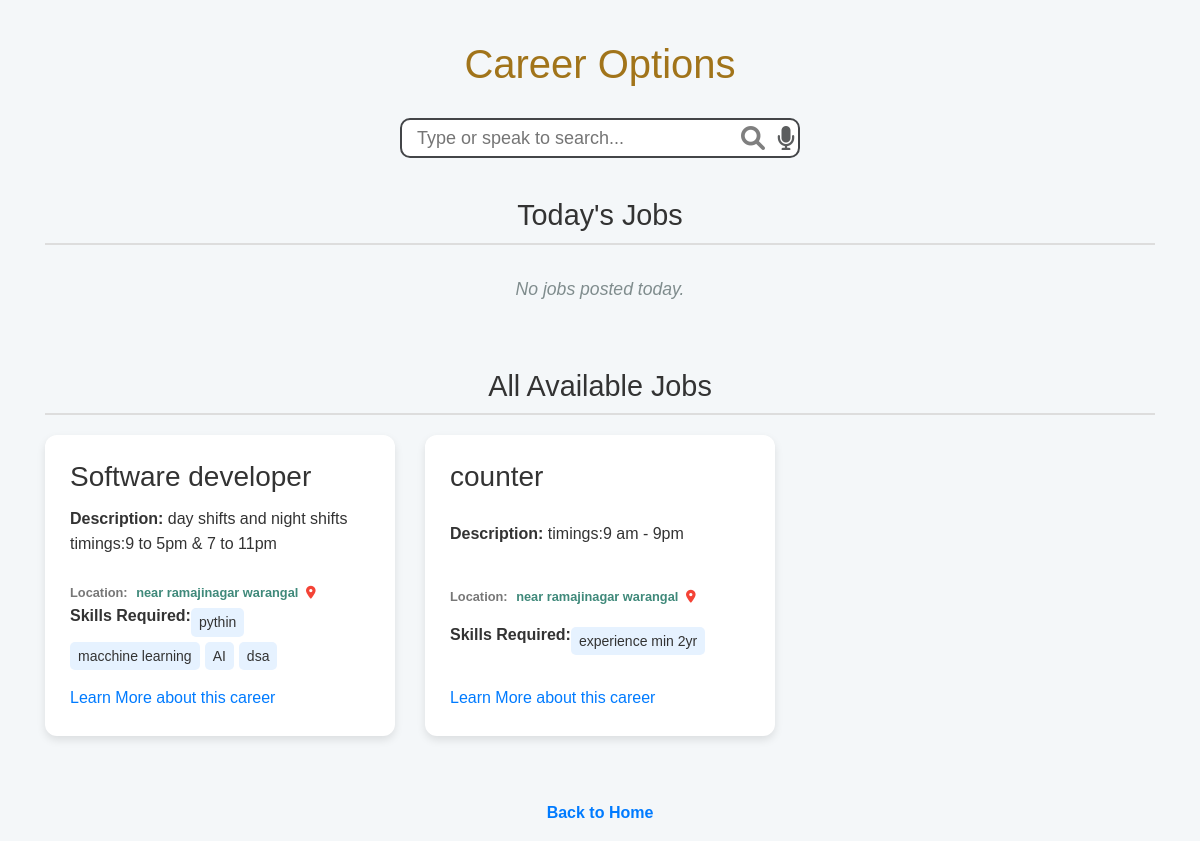
The app's page /career_options with its own data.
### tables this page shows
CREATE TABLE career_options (
            id INTEGER PRIMARY KEY AUTOINCREMENT,
            name TEXT NOT NULL,
            description TEXT NOT NULL,
            learn_more TEXT NOT NULL,
            skills_required TEXT,
            application_form_url TEXT,
            is_vacant INTEGER DEFAULT 1,
            total_labour_vacancy INTEGER DEFAULT 0,
            posted_by TEXT,
            posted_date DATETIME DEFAULT CURRENT_TIMESTAMP
        );

CREATE TABLE admin_profiles (
            username TEXT PRIMARY KEY,
            shop_name TEXT,
            total_labour_vacancy INTEGER,
            total_staff INTEGER,
            location TEXT,
            hand_based_salary TEXT,
            incentives TEXT,
            branches TEXT,
            contact_info TEXT,
            written_test TEXT,
            FOREIGN KEY(username) REFERENCES users(username)
        );

### app.py (the view)
@app.route('/career_options')
def career_options():
    db = get_db()
    search_query = request.args.get('query', '').strip().lower()
    today = date.today().isoformat()
    todays_jobs_query = """
        SELECT c.*, ap.shop_name, ap.location, ap.contact_info
        FROM career_options c
        LEFT JOIN admin_profiles ap ON c.posted_by = ap.username
        WHERE c.is_vacant = 1 AND DATE(c.posted_date) = ?
        ORDER BY c.name ASC
    """
    todays_jobs = db.execute(todays_jobs_query, (today,)).fetchall()
    all_jobs_query = """
        SELECT c.*, ap.shop_name, ap.location, ap.contact_info
        FROM career_options c
        LEFT JOIN admin_profiles ap ON c.posted_by = ap.username
        WHERE c.is_vacant = 1
    """
    params = []
    if search_query:
        all_jobs_query += " AND (LOWER(c.name) LIKE ? OR LOWER(c.skills_required) LIKE ? OR LOWER(c.description) LIKE ?)"
        like_pattern = f"%{search_query}%"
        params.extend([like_pattern, like_pattern, like_pattern])
    all_jobs_query += " ORDER BY c.name ASC"
    jobs = db.execute(all_jobs_query, params).fetchall()
    available_skills = {}
    return render_template(
        'career_options.html',
        todays_jobs=todays_jobs,
        jobs=jobs,
        available_skills=available_skills,
        search_query=search_query
    )

### app.py (called while the page is built)
def get_db():
    db = getattr(g, '_database', None)
    if db is None:
        db = g._database = sqlite3.connect(DATABASE)
    db.row_factory = sqlite3.Row
    return db

@app.teardown_appcontext
def close_connection(exception):
    db = getattr(g, '_database', None)
    if db:
        db.close()

### templates/career_options.html (shortened to what this page needs)
<!DOCTYPE html>
<html lang="en">
<head>
    <link rel="stylesheet" href="https://stackpath.bootstrapcdn.com/bootstrap/4.5.2/css/bootstrap.min.css">
    <link rel="stylesheet" href="https://cdnjs.cloudflare.com/ajax/libs/font-awesome/6.0.0/css/all.min.css">
    <link rel="stylesheet" href="{{ url_for('static', filename='career.css') }}">
</head>
<body>
    <div class="container">
        <h1 class="page-title">Career Options</h1>
        <div class="search-container">
            <div class="search-input-wrapper">
                <input type="text" id="career-search" placeholder="Type or speak to search...">
                <i class="fa-solid fa-magnifying-glass search-icon" id="search-icon" onclick="searchCareer()"></i>
                <i class="fa-solid fa-microphone voice-icon" id="voice-icon" onclick="startVoiceSearch()"></i>
            </div>
        </div>
        <div class="job-section">
            <h2 class="section-title today">Today's Jobs</h2>
            <div class="job-list">
                {% if todays_jobs %}
                    {% for job in todays_jobs %}
                        <div class="job-card">
                            <h3 class="job-title">{{ job['name'] }}</h3>
                            <p class="job-description">{{ job['description'] }}</p>
                            <p class="job-meta">
                                <strong>Location:</strong>
                                {% if job['location'] %}
                                    <a href="https://www.google.com/maps/search/{{ job['location'] | urlencode }}"
                                       target="_blank"
                                       class="map-link">
                                       {{ job['location'] }} <i class="fas fa-map-marker-alt"></i>
                                    </a>
                                {% else %}
                                    N/A
                                {% endif %}
                                | <strong>Vacancies:</strong> {{ job['total_labour_vacancy'] }}
                            </p>
                            {% if job.application_form_url %}
                                <a href="{{ job.application_form_url }}" class="apply-button" target="_blank">Apply Here 📝</a>
                            {% else %}
                                <a href="{{ url_for('apply', job_id=job.id) }}" class="apply-button">Apply Now 📝</a>
                            {% endif %}
                        </div>
                    {% endfor %}
                {% else %}
                    <p class="no-jobs">No jobs posted today.</p>
                {% endif %}
            </div>
        </div>
        <div class="job-section">
            <h2 class="section-title all-jobs">All Available Jobs</h2>
            <div class="row">
                {% if jobs %}
                    {% for job in jobs %}
                        <div class="col-lg-4 col-md-6 col-12 mb-4">
                            <div class="career-card h-100">
                                <h3 class="card-title">{{ job.name }}</h3>
                                <p class="card-description"><strong>Description:</strong> {{ job.description }}</p>
                                <p class="job-meta">
                                    <strong>Location:</strong>
                                    {% if job['location'] %}
                                        <a href="https://www.google.com/maps/search/{{ job['location'] | urlencode }}"
                                           target="_blank"
                                           class="map-link">
                                           {{ job['location'] }} <i class="fas fa-map-marker-alt"></i>
                                        </a>
                                    {% else %}
                                        N/A
                                    {% endif %}
                                </p>
                                <p class="skills-list"><strong>Skills Required:</strong>
                                    {% for skill in job.skills_required.split(',') %}
                                        {% if skill.strip() %}
                                            <span class="skill-item">{{ skill.strip() }}</span>
                                        {% endif %}
                                    {% endfor %}
                                </p>
                                <a href="{{ url_for('career_guidance', job_name=job.name) }}" class="career-link">Learn More about this career</a>
                            </div>
                        </div>
                    {% endfor %}
                {% else %}
                    <div class="col-12">
                        <p class="no-jobs">No career options found. Try searching for something else.</p>
                    </div>
                {% endif %}
            </div>
        </div>
        <p class="back-to-home"><a href="/">Back to Home</a></p>
    </div>
</body>
</html>

### static/career.css (style rules this page uses)
body { font-family: Arial, sans-serif; background-color: #f4f7f9; color: #333; line-height: 1.6; margin: 0; padding: 0; }
h1 { text-align: center; color: #a1741a; margin-top: 40px; margin-bottom: 30px; font-size: 40px; }
.search-container { display: flex; justify-content: center; margin-bottom: 40px; position: relative; }
.search-input-wrapper { position: relative; width: 400px; max-width: 90%; }
#career-search { width: 100%; height: 40px; font-size: 18px; padding: 8px 80px 8px 15px; border-radius: 10px; border: 2px solid #434548; outline: none; transition: all 0.3s ease; }
#search-icon, #voice-icon { position: absolute; top: 50%; transform: translateY(-50%); font-size: 24px; cursor: pointer; transition: color 0.2s; }
#search-icon { right: 35px; color: rgba(0, 0, 0, 0.5); }
#voice-icon { right: 5px; color: rgba(0, 0, 0, 0.5); }
.job-section { margin-bottom: 40px; }
.section-title { text-align: center; font-size: 1.8em; color: #333; border-bottom: 2px solid #ddd; padding-bottom: 10px; margin-bottom: 20px; }
.job-list { display: flex; flex-direction: column; gap: 15px; }
.job-meta { font-size: 0.8em; color: #777; margin: 10px 0; }
.career-card { background-color: #fff; border-radius: 12px; box-shadow: 0 4px 8px rgba(0, 0, 0, 0.1); padding: 25px; transition: transform 0.3s, box-shadow 0.3s; display: flex; flex-direction: column; justify-content: space-between; animation: slideInFromLeft 0.6s ease-out both; opacity: 0; }
.skills-list { display: flex; flex-wrap: wrap; margin-top: -10px; margin-bottom: 15px; }
.skill-item { background-color: #e6f2ff; border-radius: 5px; padding: 3px 8px; margin: 5px 5px 0 0; font-size: 14px; white-space: nowrap; }
.back-to-home { text-align: center; margin-top: 20px; }
.back-to-home a { color: #007BFF; text-decoration: none; font-weight: bold; font-size: 16px; transition: color 0.2s; }
.no-jobs { text-align: center; font-style: italic; color: #7f8c8d; font-size: 1.1em; padding: 10px; white-space: nowrap; animation: slideInFromLeft 1.2s ease-out both; }
.search-input-wrapper #voice-icon.fa-solid { color: #5b5d5e !important; }
.job-meta .map-link { color: #3f897a; font-weight: 700; text-decoration: none; padding: 0 5px; transition: color 0.2s ease; }
.job-meta .fa-map-marker-alt { color: #f44336; margin-left: 4px; font-size: 1em; }

### records on screen
career_options: name "Software developer", description "day shifts and night shifts timings:9 to 5pm & 7 to 11pm", location "near ramajinagar warangal", strip "pythin" "macchine learning" "AI" "dsa"
career_options: name "counter", description "timings:9 am - 9pm", location "near ramajinagar warangal", strip "experience min 2yr"
